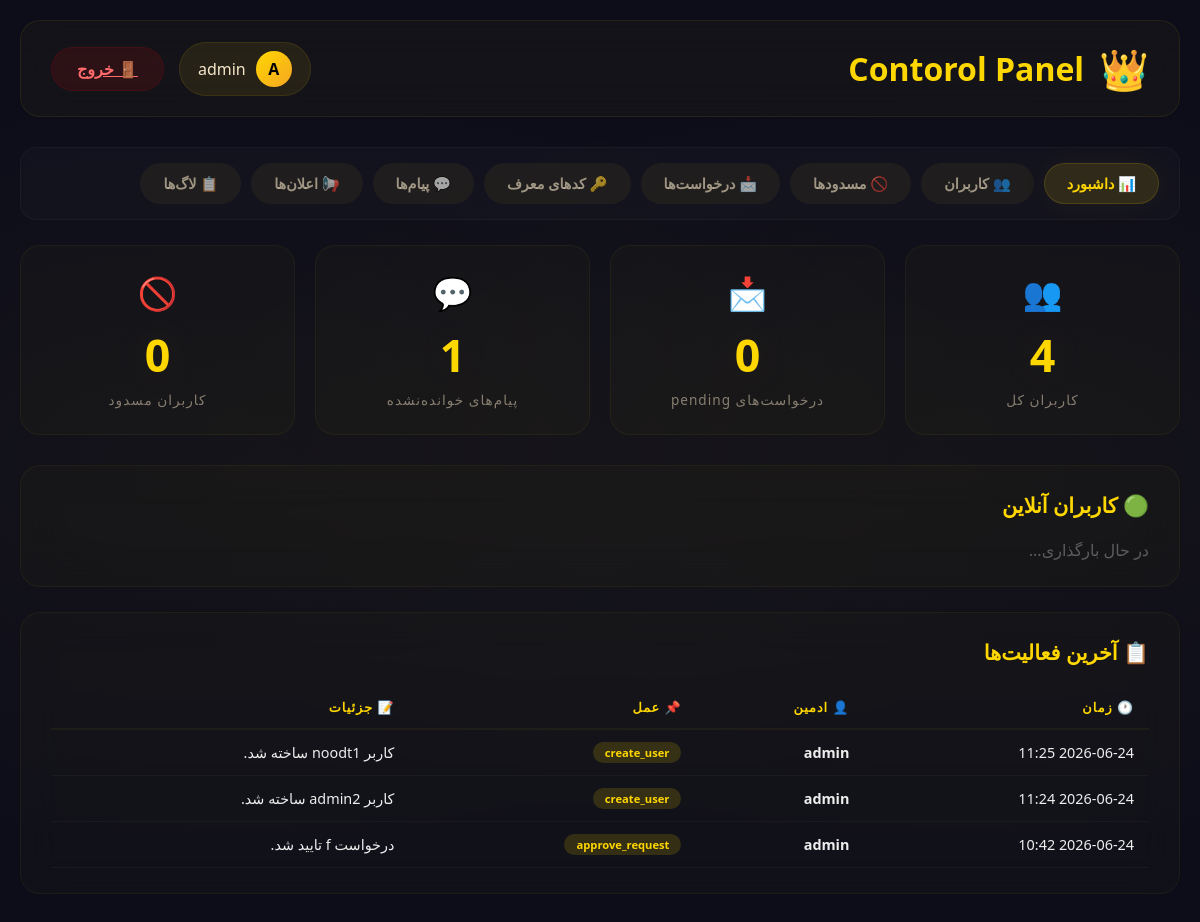
The app's page /admin/dashboard (signed in) with its own data.
### app/models.py (models this page shows, shortened)
class User(UserMixin, db.Model):
    __tablename__ = 'user'
    id = db.Column(db.Integer, primary_key=True)
    username = db.Column(db.String(80), unique=True, nullable=False)
    password_hash = db.Column(db.String(200), nullable=False)
    account_type = db.Column(db.String(20), default='noob')  # noob, rich, hpro
    is_active = db.Column(db.Boolean, default=True)
    is_blocked = db.Column(db.Boolean, default=False)
    is_admin = db.Column(db.Boolean, default=False)  # ✅ تشخیص ادمین
    created_at = db.Column(db.DateTime, default=datetime.utcnow)
    last_seen = db.Column(db.DateTime, default=datetime.utcnow)
    allowed_entries = db.Column(db.Integer, default=0)
    entry_count = db.Column(db.Integer, default=0)
    session_start = db.Column(db.DateTime, nullable=True)
    use_ai = db.Column(db.Boolean, default=True)
    preferred_model = db.Column(db.String(20), default='both')

class AdminActionLog(db.Model):
    __tablename__ = 'admin_action_log'
    id = db.Column(db.Integer, primary_key=True)
    admin_id = db.Column(db.Integer, db.ForeignKey('user.id'))
    action = db.Column(db.String(200))
    details = db.Column(db.Text)
    created_at = db.Column(db.DateTime, default=datetime.utcnow)
    ip_address = db.Column(db.String(50), nullable=True)
    admin = db.relationship('User', foreign_keys=[admin_id])

### app/admin_routes.py (the view)
@admin_bp.route('/dashboard')
@login_required
@admin_required
def dashboard():
    total_users = User.query.count()
    total_requests = RegistrationRequest.query.filter_by(status='pending').count()
    total_messages = SupportMessage.query.filter_by(is_read=False).count()
    blocked_users = User.query.filter_by(is_blocked=True).count()
    logs = AdminActionLog.query.order_by(AdminActionLog.created_at.desc()).limit(10).all()
    return render_template('admin_dashboard.html',
                           total_users=total_users,
                           total_requests=total_requests,
                           total_messages=total_messages,
                           blocked_users=blocked_users,
                           logs=logs)

### app/__init__.py (called while the page is built)
@login_manager.user_loader
def load_user(user_id):
    from app.models import User
    return User.query.get(int(user_id))

### app/admin_routes.py (called while the page is built)
def admin_required(func):
    @wraps(func)
    def decorated_view(*args, **kwargs):
        if not current_user.is_authenticated:
            flash('لطفاً وارد شوید.', 'warning')
            return redirect(url_for('admin.admin_login'))
        if not current_user.is_admin:
            flash('⚠️ دسترسی غیرمجاز! این بخش فقط برای ادمین است.', 'danger')
            return redirect(url_for('main.panel'))
        return func(*args, **kwargs)
    return decorated_view

### app/templates/admin_dashboard.html (shortened to what this page needs)
<!DOCTYPE html>
<html lang="fa" dir="rtl">
<head>
</head>
<body>
    <div class="container">
        <header class="header fade-in">
            <h1>
                <span>👑</span>
               Contorol Panel
            </h1>
            <div class="header-right">
                <div class="admin-badge">
                    <div class="admin-avatar">{{ current_user.username[0]|upper }}</div>
                    <span style="color:#f5e6c8;">{{ current_user.username }}</span>
                </div>
                <a href="{{ url_for('admin.admin_logout') }}" class="btn-logout">🚪 خروج</a>
            </div>
        </header>
        <nav class="nav fade-in">
            <a href="{{ url_for('admin.dashboard') }}" class="active">📊 داشبورد</a>
            <a href="{{ url_for('admin.users') }}">👥 کاربران</a>
            <a href="{{ url_for('admin.blocked_users') }}">🚫 مسدودها</a>
            <a href="{{ url_for('admin.requests') }}">📩 درخواست‌ها</a>
            <a href="{{ url_for('admin.referral_codes') }}">🔑 کدهای معرف</a>
            <a href="{{ url_for('admin.support_messages') }}">💬 پیام‌ها</a>
            <a href="{{ url_for('admin.announcements') }}">📢 اعلان‌ها</a>
            <a href="{{ url_for('admin.logs') }}">📋 لاگ‌ها</a>
        </nav>
        <div class="stats-grid fade-in">
            <div class="stat-card">
                <span class="stat-icon">👥</span>
                <div class="stat-number">{{ total_users }}</div>
                <div class="stat-label">کاربران کل</div>
            </div>
            <div class="stat-card">
                <span class="stat-icon">📩</span>
                <div class="stat-number">{{ total_requests }}</div>
                <div class="stat-label">درخواست‌های pending</div>
            </div>
            <div class="stat-card">
                <span class="stat-icon">💬</span>
                <div class="stat-number">{{ total_messages }}</div>
                <div class="stat-label">پیام‌های خوانده‌نشده</div>
            </div>
            <div class="stat-card">
                <span class="stat-icon">🚫</span>
                <div class="stat-number">{{ blocked_users }}</div>
                <div class="stat-label">کاربران مسدود</div>
            </div>
        </div>
        <div class="content-card fade-in">
            <h2>🟢 کاربران آنلاین</h2>
            <div class="online-users" id="onlineUsers">
                <div style="color:rgba(255,255,255,0.3);">در حال بارگذاری...</div>
            </div>
        </div>
        <div class="content-card fade-in">
            <h2>📋 آخرین فعالیت‌ها</h2>
            <div class="table-wrapper">
                <table>
                    <thead>
                        <tr>
                            <th>🕐 زمان</th>
                            <th>👤 ادمین</th>
                            <th>📌 عمل</th>
                            <th>📝 جزئیات</th>
                        </tr>
                    </thead>
                    <tbody>
                        {% for log in logs %}
                        <tr>
                            <td>{{ log.created_at.strftime('%Y-%m-%d %H:%M') }}</td>
                            <td><strong>{{ log.admin.username }}</strong></td>
                            <td>
                                <span class="badge badge-gold">{{ log.action }}</span>
                            </td>
                            <td>{{ log.details }}</td>
                        </tr>
                        {% else %}
                        <tr>
                            <td colspan="4" style="text-align:center; color:rgba(255,255,255,0.2); padding:30px;">
                                🕳️ هیچ فعالیتی ثبت نشده است
                            </td>
                        </tr>
                        {% endfor %}
                    </tbody>
                </table>
            </div>
        </div>
    </div>
</body>
</html>

### app/templates/admin_dashboard.html (style rules this page uses)
* { margin: 0; padding: 0; box-sizing: border-box; }
body { font-family: 'Playfair Display', 'Segoe UI', Tahoma, Geneva, Verdana, sans-serif; direction: rtl; background: #0d0d1a; color: #eee; min-height: 100vh; padding: 20px; background-image: radial-gradient(ellipse at 20% 50%, rgba(255, 215, 0, 0.03) 0%, transparent 60%), radial-gradient(ellipse at 80% 50%, rgba(255, 215, 0, 0.03) 0%, transparent 60%); }
.container { max-width: 1400px; margin: 0 auto; }
.header { display: flex; justify-content: space-between; align-items: center; padding: 20px 30px; background: rgba(255, 215, 0, 0.03); border-radius: 20px; border: 1px solid rgba(255, 215, 0, 0.08); backdrop-filter: blur(20px); margin-bottom: 30px; flex-wrap: wrap; gap: 15px; animation: headerGlow 6s ease-in-out infinite; }
.header h1 { color: #ffd700; font-size: 2rem; font-weight: 900; display: flex; align-items: center; gap: 15px; }
.header h1 span { font-size: 2.5rem; animation: crownSpin 10s linear infinite; }
.header-right { display: flex; align-items: center; gap: 15px; flex-wrap: wrap; }
.admin-badge { display: flex; align-items: center; gap: 10px; padding: 8px 18px; border-radius: 50px; background: rgba(255, 215, 0, 0.08); border: 1px solid rgba(255, 215, 0, 0.1); }
.admin-avatar { width: 36px; height: 36px; border-radius: 50%; background: linear-gradient(135deg, #ffd700, #f5a623); display: flex; align-items: center; justify-content: center; font-weight: 900; color: #000; }
.btn-logout { padding: 10px 25px; border: none; border-radius: 50px; background: rgba(255, 0, 0, 0.1); color: #ff6b6b; font-weight: 700; cursor: pointer; transition: all 0.3s ease; font-family: inherit; border: 1px solid rgba(255, 0, 0, 0.1); }
.nav { display: flex; flex-wrap: wrap; gap: 10px; padding: 15px 20px; background: rgba(255, 255, 255, 0.02); border-radius: 16px; border: 1px solid rgba(255, 255, 255, 0.03); margin-bottom: 25px; }
.nav a { padding: 10px 22px; border-radius: 50px; background: rgba(255, 215, 0, 0.05); color: rgba(245, 230, 200, 0.6); text-decoration: none; transition: all 0.3s ease; font-size: 0.9rem; font-weight: 700; border: 1px solid transparent; }
.nav a.active { background: rgba(255, 215, 0, 0.12); color: #ffd700; border-color: rgba(255, 215, 0, 0.15); box-shadow: 0 0 30px rgba(255, 215, 0, 0.05); }
.stats-grid { display: grid; grid-template-columns: repeat(auto-fit, minmax(200px, 1fr)); gap: 20px; margin-bottom: 30px; }
.stat-card { background: rgba(255, 215, 0, 0.02); border-radius: 20px; padding: 25px; border: 1px solid rgba(255, 215, 0, 0.05); backdrop-filter: blur(20px); transition: all 0.4s ease; text-align: center; }
.stat-number { font-size: 2.8rem; font-weight: 900; color: #ffd700; text-shadow: 0 0 40px rgba(255, 215, 0, 0.1); }
.stat-label { color: rgba(245, 230, 200, 0.5); font-size: 0.85rem; margin-top: 5px; letter-spacing: 1px; }
.stat-icon { font-size: 2rem; display: block; margin-bottom: 10px; }
.content-card { background: rgba(255, 215, 0, 0.02); border-radius: 20px; padding: 25px 30px; border: 1px solid rgba(255, 215, 0, 0.05); backdrop-filter: blur(20px); margin-bottom: 25px; transition: all 0.4s ease; }
.content-card h2 { color: #ffd700; font-size: 1.3rem; margin-bottom: 20px; display: flex; align-items: center; gap: 10px; }
.table-wrapper { overflow-x: auto; }
table { width: 100%; border-collapse: collapse; min-width: 600px; }
th, td { padding: 12px 15px; text-align: right; border-bottom: 1px solid rgba(255, 255, 255, 0.03); font-size: 0.9rem; }
th { color: #ffd700; font-weight: 700; font-size: 0.8rem; letter-spacing: 1px; text-transform: uppercase; border-bottom: 2px solid rgba(255, 215, 0, 0.05); }
.badge { padding: 3px 12px; border-radius: 50px; font-size: 0.7rem; font-weight: 700; display: inline-block; }
.badge-gold { background: rgba(255, 215, 0, 0.15); color: #ffd700; }
.online-users { display: flex; flex-wrap: wrap; gap: 10px; }
.fade-in { animation: fadeInUp 0.6s ease forwards; opacity: 0; }
.fade-in:nth-child(1) { animation-delay: 0.05s; }
.fade-in:nth-child(2) { animation-delay: 0.1s; }
.fade-in:nth-child(3) { animation-delay: 0.15s; }
.fade-in:nth-child(4) { animation-delay: 0.2s; }
.fade-in:nth-child(5) { animation-delay: 0.25s; }

### records on screen
User: username "A", username "admin"
AdminActionLog: created_at "2026-06-24 11:25", admin.username "admin", action "create_user", details "کاربر noodt1 ساخته شد."
AdminActionLog: created_at "2026-06-24 11:24", admin.username "admin", action "create_user", details "کاربر admin2 ساخته شد."
AdminActionLog: created_at "2026-06-24 10:42", admin.username "admin", action "approve_request", details "درخواست f تایید شد."

### other values on screen
{{ total_users }} "4"
{{ total_requests }} "0"
{{ total_messages }} "1"
{{ blocked_users }} "0"
